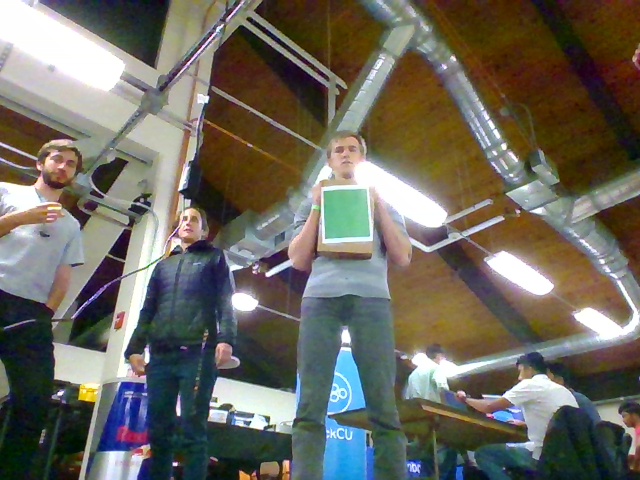
#> input picture camera_cal.png, 640 x 480 px
$ python calc_calibration.py
#> lines starting #> are read from the running program, lines starting #| are printed output that depends on the picture; after the words box and inside, x2 and y2 are one past the last pixel; in counts of white or black regions, pixels touching at a corner belong together
import cv2
import numpy as np

img = cv2.imread('camera_cal.png')
#> img is the input picture: shape (480, 640, 3); mean B, G, R 94.9, 104.8, 107.9

lower_filter = np.array([57, 73, 65])
upper_filter = np.array([88, 255, 255])

hsv = cv2.cvtColor(img, cv2.COLOR_BGR2HSV)
#> hsv: shape (480, 640, 3); mean H, S, V 61.2, 99.1, 119.9


mask = cv2.inRange(hsv, lower_filter, upper_filter)
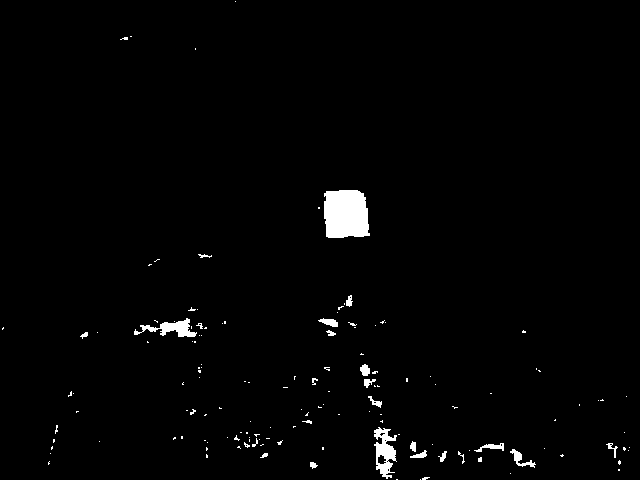
#> mask: shape (480, 640); 1.6% white; 143 white regions (119 under 20 px), largest, box (x1, y1, x2, y2) and area: (324, 190, 370, 238) 1961, (374, 427, 397, 479) 655, (134, 318, 197, 337) 497
res = cv2.bitwise_and(img, img, mask = mask)
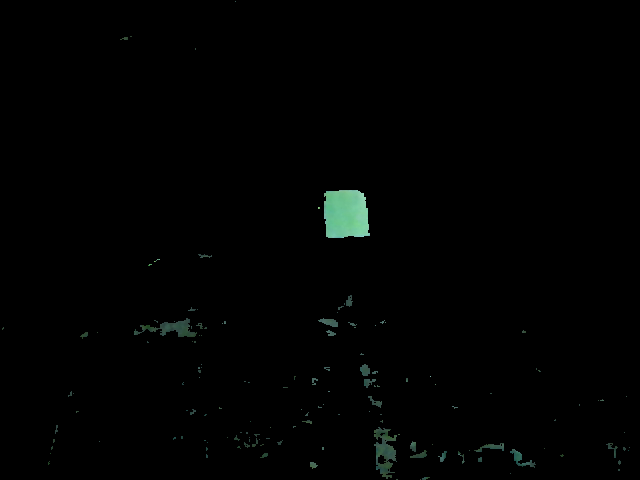
#> res: shape (480, 640, 3); mean B, G, R 1.6, 2, 1.2

#try other blurs


blur = cv2.GaussianBlur(res, (5, 5), 0)

kernel = np.ones((5, 5), np.uint8)
opening = cv2.morphologyEx(blur, cv2.MORPH_CLOSE, kernel)

#blur = cv2.medianBlur(opening, 5)
#convert to grayscale for thresholding
bgr = cv2.cvtColor(blur, cv2.COLOR_HSV2BGR)
gray = cv2.cvtColor(bgr, cv2.COLOR_BGR2GRAY)

#ret, thr = cv2.threshold(gray, 0, 255, cv2.THRESH_BINARY+cv2.THRESH_OTSU)
#thr = cv2.adaptiveThreshold(gray, 255, cv2.ADAPTIVE_THRESH_GAUSSIAN_C, cv2.THRESH_BINARY, 11, 2)

thr = cv2.adaptiveThreshold(gray, 255, cv2.ADAPTIVE_THRESH_MEAN_C, cv2.THRESH_BINARY, 11, 2)
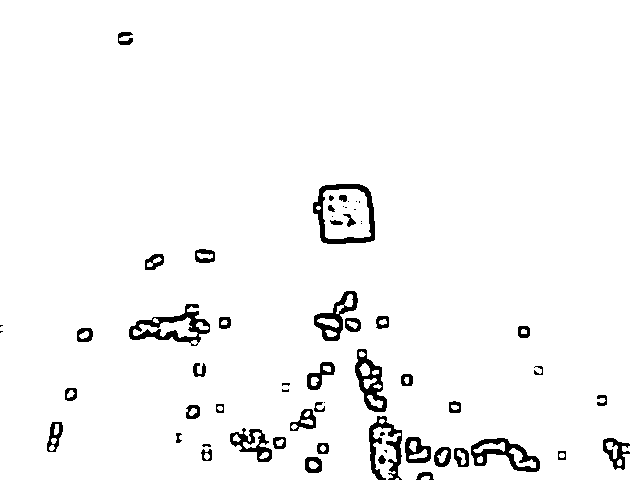
#> thr: shape (480, 640); 96.4% white; 61 black regions (16 under 20 px), largest, box (x1, y1, x2, y2) and area: (129, 304, 210, 346) 1122, (313, 184, 375, 244) 1054, (471, 438, 540, 472) 901
ret, thr = cv2.threshold(gray, 250, 255, cv2.THRESH_BINARY)
#> thr: shape (480, 640); every value is 0
edges = cv2.Canny(blur, 100, 200)
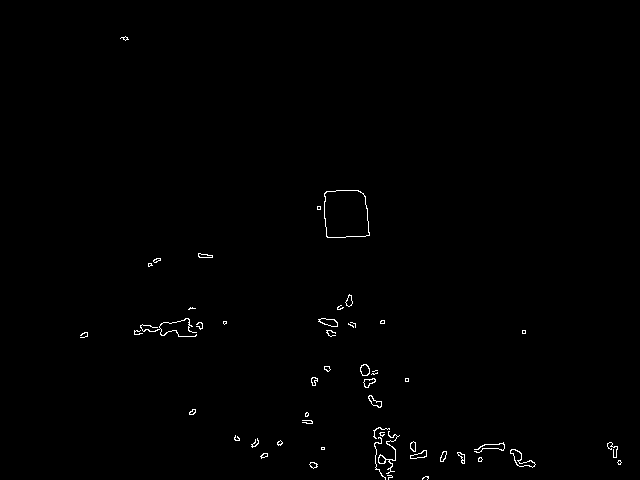
#> edges: shape (480, 640); 0.57% white in thin lines or dots, all inside (x1, y1, x2, y2) = (80, 36, 622, 480)

contours, hierarchy = cv2.findContours(edges,cv2.RETR_TREE,cv2.CHAIN_APPROX_SIMPLE)
#> contours = 84 contours, 50 with area under 20; largest, box (x1, y1, x2, y2) and area: (324, 190, 370, 238) 1918, (324, 190, 370, 238) 1906, (510, 449, 536, 468) 164, (510, 449, 536, 468) 146, (318, 318, 338, 327) 100

#find largest contour
if len(contours) > 0:
	cnt = contours[0]
#> cnt = contour of 11 points, box (x1, y1, x2, y2) (422, 476, 429, 480), area 4
	max_size = cv2.contourArea(cnt)
#> max_size = 3.5

	for cont in contours:
		if cv2.contourArea(cont) > max_size:
			cnt = cont
			max_size = cv2.contourArea(cont)
#> this loop made 84 passes
#> max_size on passes 3, 11, 14, 16, 18, 81: 32, 38, 40, 71.5, 164, 1918.5
#> cont on passes 6, 20, 42, 55: [[619, 460], [621, 462], [619, 464], [617, 462]], [[321, 447], [321, 449], [324, 449], [324, 447]], [[405, 378], [405, 381], [408, 381], [408, 378]], [[522, 330], [522, 333], [525, 333], [525, 330]]
#> after the loop, cnt = contour of 34 points, box (x1, y1, x2, y2) (324, 190, 370, 238), area 1918; max_size = 1918.5
	#cv2.drawContours(frame, cnt, -1, (0, 255, 0), 3)
	perimeter = cv2.arcLength(cnt,True)
#> perimeter = 174.9
	epsilon = 0.04*perimeter
#> epsilon = 6.99
	approx = cv2.approxPolyDP(cnt,epsilon,True)
#> approx = [[324, 193], [327, 237], [369, 235], [363, 193]]
	print(approx)
#| [[[324 193]]
#|  [[327 237]]
#|  [[369 235]]
#|  [[363 193]]]
#> (the run stopped early here; a loop or call above may not have finished)

$ run again, with debugging.png copied over camera_cal.png
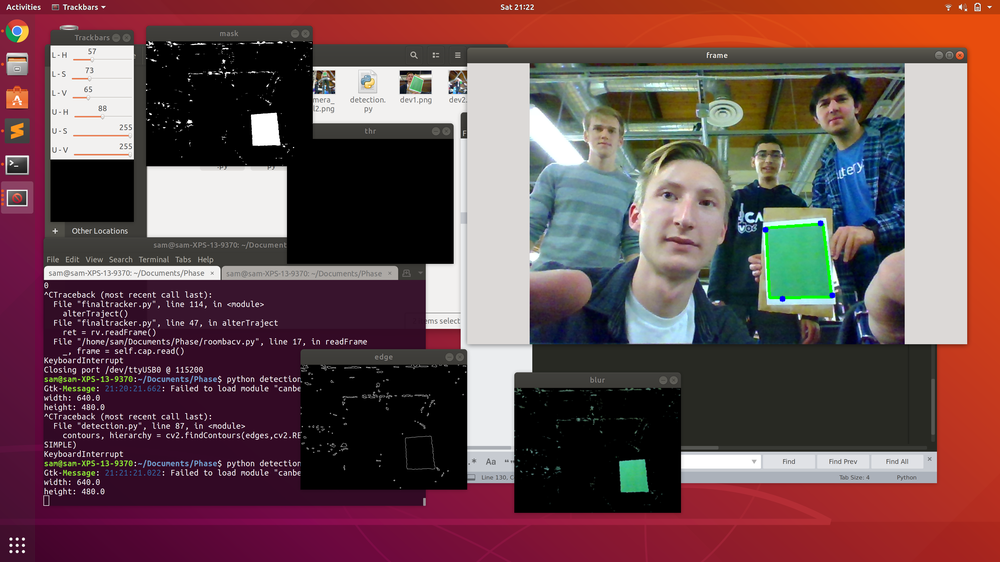
#> input picture debugging.png, 1000 x 562 px, shrunk from 3840 x 2160 before the run
#> img is the input picture: shape (562, 1000, 3); mean B, G, R 79, 76.5, 107
#> hsv: shape (562, 1000, 3); mean H, S, V 66.1, 102.8, 113.8
#> `mask = cv2.inRange(hsv, lower_filter, upper_filter)`:
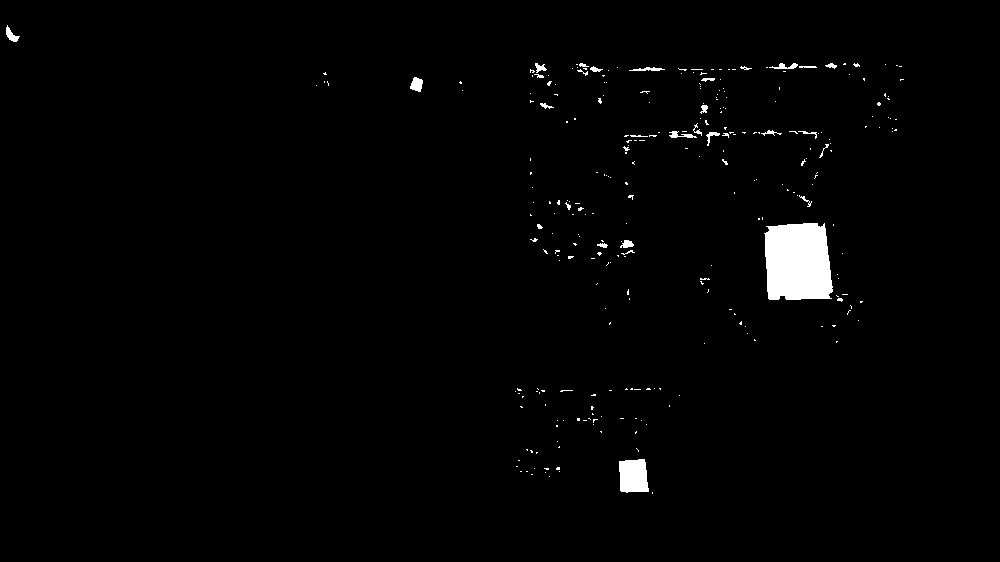
#> mask: shape (562, 1000); 1.4% white; 281 white regions (251 under 20 px), largest, box (x1, y1, x2, y2) and area: (764, 223, 833, 300) 4693, (619, 459, 649, 493) 880, (410, 77, 423, 92) 138
#> `edges = cv2.Canny(blur, 100, 200)`:
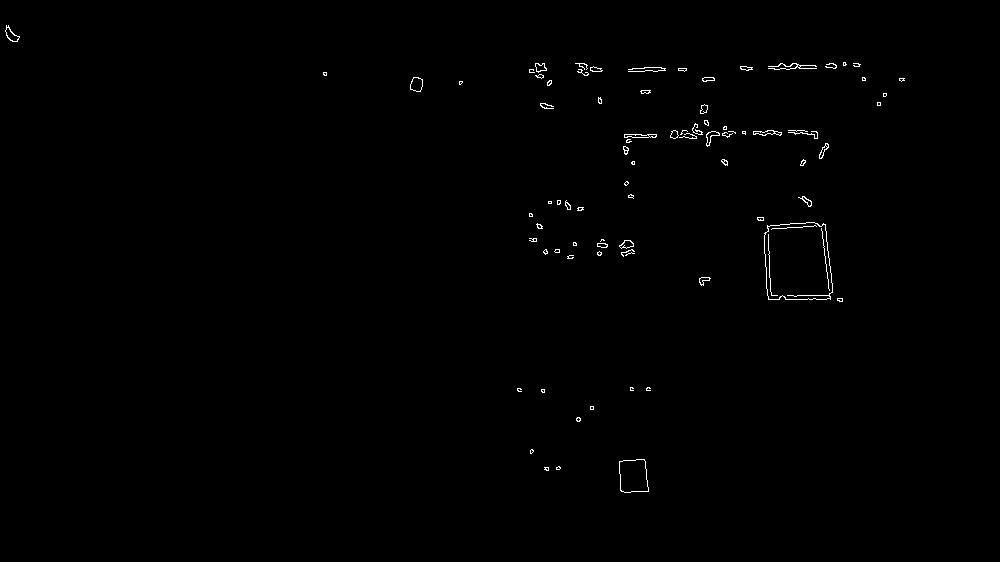
#> edges: shape (562, 1000); 0.46% white in thin lines or dots, all inside (x1, y1, x2, y2) = (5, 25, 905, 493)
#> contours = 148 contours, 107 with area under 20; largest, box (x1, y1, x2, y2) and area: (764, 222, 833, 300) 4729, (764, 222, 833, 300) 4712, (619, 459, 649, 493) 838, (619, 459, 649, 493) 835, (410, 77, 423, 92) 138
#> `cnt = contours[0]`: cnt = [[544, 467], [545, 468], [544, 469], [545, 469], [546, 470], [548, 470], [548, 467]]
#> `max_size = cv2.contourArea(cnt)`: max_size = 9.5
#> the loop `for cont in contours:` made 148 passes
#> max_size on passes 5, 42: 838, 4729
#> after the loop `for cont in contours:`: cnt = contour of 72 points, box (x1, y1, x2, y2) (764, 222, 833, 300), area 4729; max_size = 4729
#> perimeter = 292.2
#> epsilon = 11.69
#> approx = [[825, 224], [767, 225], [768, 299], [830, 299]]
#| [[[825 224]]
#|  [[767 225]]
#|  [[768 299]]
#|  [[830 299]]]

$ run again, with dev2.png copied over camera_cal.png
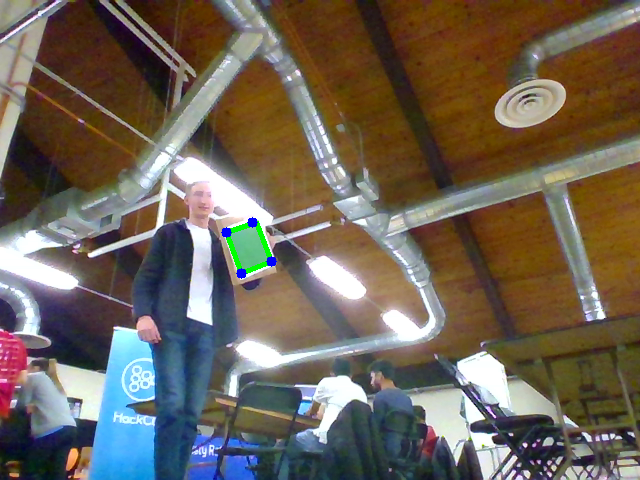
#> input picture dev2.png, 640 x 480 px
#> img is the input picture: shape (480, 640, 3); mean B, G, R 87.3, 99.6, 109.5
#> hsv: shape (480, 640, 3); mean H, S, V 55.9, 115.8, 122.7
#> `mask = cv2.inRange(hsv, lower_filter, upper_filter)`:
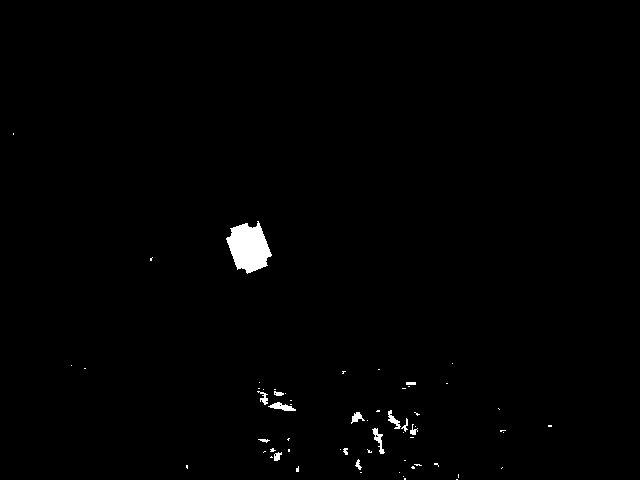
#> mask: shape (480, 640); 0.83% white; 61 white regions (47 under 20 px), largest, box (x1, y1, x2, y2) and area: (226, 221, 272, 274) 1565, (268, 402, 296, 411) 131, (372, 428, 385, 454) 122
#> `edges = cv2.Canny(blur, 100, 200)`:
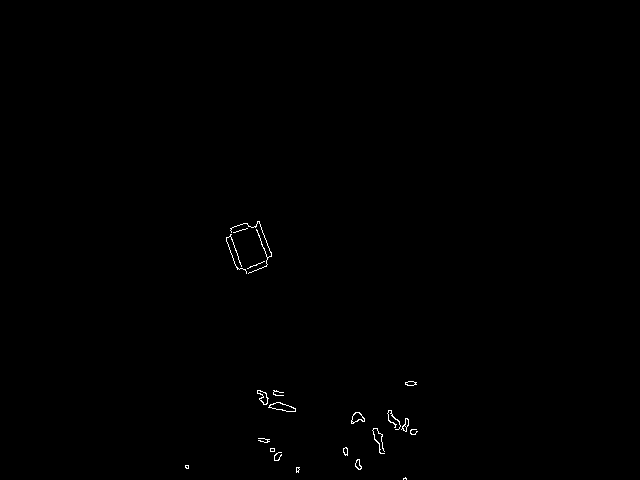
#> edges: shape (480, 640); 0.27% white in thin lines or dots, all inside (x1, y1, x2, y2) = (185, 221, 418, 480)
#> contours = 33 contours, 19 with area under 20; largest, box (x1, y1, x2, y2) and area: (268, 402, 296, 412) 138, (269, 402, 296, 412) 128, (351, 412, 365, 424) 88, (257, 390, 269, 405) 79, (351, 412, 365, 423) 72
#> `cnt = contours[0]`: cnt = [[405, 477], [404, 478], [403, 478], [403, 479], [404, 478], [405, 478], [406, 479], [406, 478]]
#> `max_size = cv2.contourArea(cnt)`: max_size = 2
#> the loop `for cont in contours:` made 33 passes
#> max_size on passes 2, 6, 16, 19, 23: 10.5, 39, 44, 88.5, 138
#> after the loop `for cont in contours:`: cnt = contour of 30 points, box (x1, y1, x2, y2) (268, 402, 296, 412), area 138; max_size = 138
#> perimeter = 63.8
#> epsilon = 2.55
#> approx = [[268, 407], [295, 411], [295, 408], [280, 402]]
#| [[[268 407]]
#|  [[295 411]]
#|  [[295 408]]
#|  [[280 402]]]
